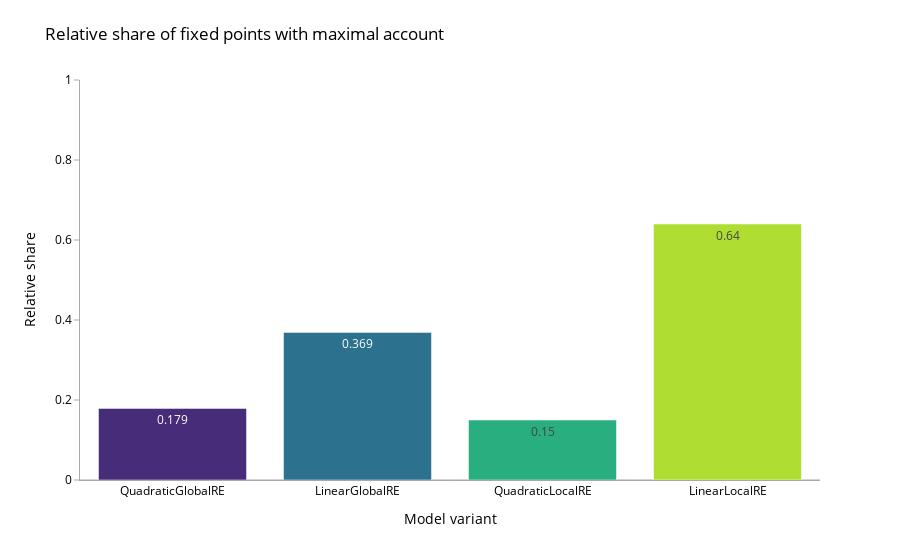
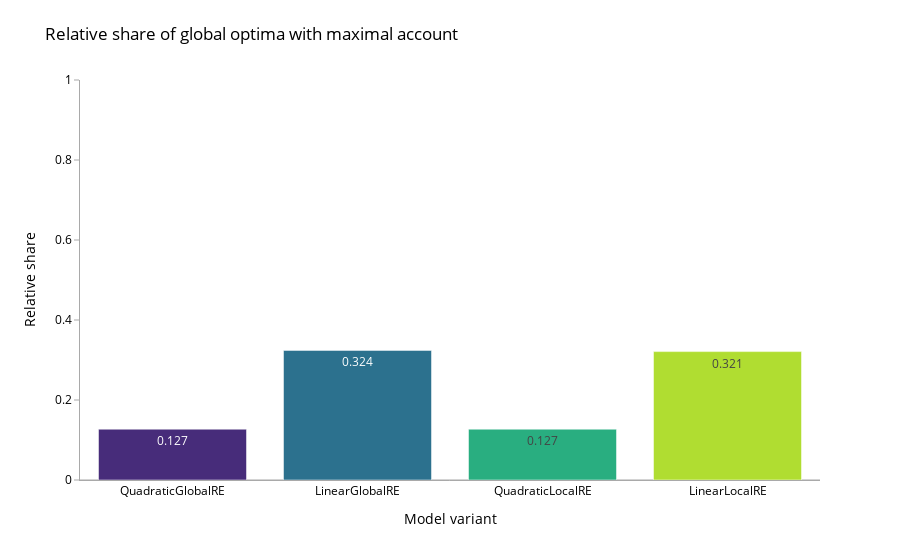

The notebook cell saved with these charts, in order:
### Markdown cell above
### Barplots

### Code cell
for df, endpoint_type in zip([fp_df, go_df], ['fp', 'go']):
    
    fig = px.bar(df.round(3), 
                  x="model_name", 
                  y="rel_{}_max_account".format(endpoint_type),
                  color="model_name",
                  color_discrete_map = viridis_map,
                  text_auto=True)
    
    fig.update_layout(showlegend=False)
    
    fig.update_yaxes(range=[0.0, 1.0])
    
    fig.update_layout(template="plotly_white",
                       #paper_bgcolor="#e9e8e6",
                       #plot_bgcolor="#e9e8e6",
                       font={"color": "black", "size":12},
                       #width=900,
                       margin={"t":80}
                      )

    fig.update_xaxes(title="Model variant", showticklabels=True, showgrid=False, linecolor= 'DarkGrey')
    fig.update_yaxes(title="Relative share", ticks="outside", tickcolor="DarkGrey", showgrid=False, linecolor='DarkGrey', zeroline=True, zerolinecolor="DarkGrey",
                      zerolinewidth=1)
    fig.update_layout(legend_title_text="")
    
    endpoints = "global optima" if endpoint_type=="go" else "fixed points"
    
    if (endpoint_type == "fp") & (analyse_branches):
        endpoints += " (all branches)"
    
    fig.update_layout(title_text="Relative share of {} with maximal account".format(endpoints))

    fig.show()
    
    if export_results:
        file_name = 'overall_max_account_{}_{}.png'.format(endpoint_type, 'branches' if analyse_branches else 'setups')
        fig.write_image(path.join(figures_output_dir, file_name), scale=2)
        
        file_name = 'overall_max_account_{}_{}.pdf'.format(endpoint_type, 'branches' if analyse_branches else 'setups')
        fig.write_image(path.join(figures_output_dir, file_name), scale=2)

### Figure 1 — Plotly figure (JSON) as saved in the notebook; plotly's stock layout.template omitted (floating-point values rounded to 4 significant figures)
{"data": [{"alignmentgroup": "True", "hovertemplate": "model_name=%{x}<br>rel_fp_max_account=%{y}<extra></extra>", "legendgroup": "QuadraticGlobalRE", "marker": {"color": "#472c7a", "pattern": {"shape": ""}}, "name": "QuadraticGlobalRE", "offsetgroup": "QuadraticGlobalRE", "orientation": "v", "showlegend": true, "textposition": "auto", "texttemplate": "%{y}", "type": "bar", "x": ["QuadraticGlobalRE"], "xaxis": "x", "y": [0.179], "yaxis": "y"}, {"alignmentgroup": "True", "hovertemplate": "model_name=%{x}<br>rel_fp_max_account=%{y}<extra></extra>", "legendgroup": "LinearGlobalRE", "marker": {"color": "#2c718e", "pattern": {"shape": ""}}, "name": "LinearGlobalRE", "offsetgroup": "LinearGlobalRE", "orientation": "v", "showlegend": true, "textposition": "auto", "texttemplate": "%{y}", "type": "bar", "x": ["LinearGlobalRE"], "xaxis": "x", "y": [0.369], "yaxis": "y"}, {"alignmentgroup": "True", "hovertemplate": "model_name=%{x}<br>rel_fp_max_account=%{y}<extra></extra>", "legendgroup": "QuadraticLocalRE", "marker": {"color": "#29ae80", "pattern": {"shape": ""}}, "name": "QuadraticLocalRE", "offsetgroup": "QuadraticLocalRE", "orientation": "v", "showlegend": true, "textposition": "auto", "texttemplate": "%{y}", "type": "bar", "x": ["QuadraticLocalRE"], "xaxis": "x", "y": [0.15], "yaxis": "y"}, {"alignmentgroup": "True", "hovertemplate": "model_name=%{x}<br>rel_fp_max_account=%{y}<extra></extra>", "legendgroup": "LinearLocalRE", "marker": {"color": "#b0dd31", "pattern": {"shape": ""}}, "name": "LinearLocalRE", "offsetgroup": "LinearLocalRE", "orientation": "v", "showlegend": true, "textposition": "auto", "texttemplate": "%{y}", "type": "bar", "x": ["LinearLocalRE"], "xaxis": "x", "y": [0.64], "yaxis": "y"}], "layout": {"barmode": "relative", "font": {"color": "black", "size": 12}, "legend": {"title": {"text": ""}, "tracegroupgap": 0}, "margin": {"t": 80}, "showlegend": false, "title": {"text": "Relative share of fixed points with maximal account"}, "xaxis": {"anchor": "y", "categoryarray": ["QuadraticGlobalRE", "LinearGlobalRE", "QuadraticLocalRE", "LinearLocalRE"], "categoryorder": "array", "domain": [0, 1], "linecolor": "DarkGrey", "showgrid": false, "showticklabels": true, "title": {"text": "Model variant"}}, "yaxis": {"anchor": "x", "domain": [0, 1], "linecolor": "DarkGrey", "range": [0, 1], "showgrid": false, "tickcolor": "DarkGrey", "ticks": "outside", "title": {"text": "Relative share"}, "zeroline": true, "zerolinecolor": "DarkGrey", "zerolinewidth": 1}}}

### Figure 2 — Plotly figure (JSON) as saved in the notebook; plotly's stock layout.template omitted (floating-point values rounded to 4 significant figures)
{"data": [{"alignmentgroup": "True", "hovertemplate": "model_name=%{x}<br>rel_go_max_account=%{y}<extra></extra>", "legendgroup": "QuadraticGlobalRE", "marker": {"color": "#472c7a", "pattern": {"shape": ""}}, "name": "QuadraticGlobalRE", "offsetgroup": "QuadraticGlobalRE", "orientation": "v", "showlegend": true, "textposition": "auto", "texttemplate": "%{y}", "type": "bar", "x": ["QuadraticGlobalRE"], "xaxis": "x", "y": [0.127], "yaxis": "y"}, {"alignmentgroup": "True", "hovertemplate": "model_name=%{x}<br>rel_go_max_account=%{y}<extra></extra>", "legendgroup": "LinearGlobalRE", "marker": {"color": "#2c718e", "pattern": {"shape": ""}}, "name": "LinearGlobalRE", "offsetgroup": "LinearGlobalRE", "orientation": "v", "showlegend": true, "textposition": "auto", "texttemplate": "%{y}", "type": "bar", "x": ["LinearGlobalRE"], "xaxis": "x", "y": [0.324], "yaxis": "y"}, {"alignmentgroup": "True", "hovertemplate": "model_name=%{x}<br>rel_go_max_account=%{y}<extra></extra>", "legendgroup": "QuadraticLocalRE", "marker": {"color": "#29ae80", "pattern": {"shape": ""}}, "name": "QuadraticLocalRE", "offsetgroup": "QuadraticLocalRE", "orientation": "v", "showlegend": true, "textposition": "auto", "texttemplate": "%{y}", "type": "bar", "x": ["QuadraticLocalRE"], "xaxis": "x", "y": [0.127], "yaxis": "y"}, {"alignmentgroup": "True", "hovertemplate": "model_name=%{x}<br>rel_go_max_account=%{y}<extra></extra>", "legendgroup": "LinearLocalRE", "marker": {"color": "#b0dd31", "pattern": {"shape": ""}}, "name": "LinearLocalRE", "offsetgroup": "LinearLocalRE", "orientation": "v", "showlegend": true, "textposition": "auto", "texttemplate": "%{y}", "type": "bar", "x": ["LinearLocalRE"], "xaxis": "x", "y": [0.321], "yaxis": "y"}], "layout": {"barmode": "relative", "font": {"color": "black", "size": 12}, "legend": {"title": {"text": ""}, "tracegroupgap": 0}, "margin": {"t": 80}, "showlegend": false, "title": {"text": "Relative share of global optima with maximal account"}, "xaxis": {"anchor": "y", "categoryarray": ["QuadraticGlobalRE", "LinearGlobalRE", "QuadraticLocalRE", "LinearLocalRE"], "categoryorder": "array", "domain": [0, 1], "linecolor": "DarkGrey", "showgrid": false, "showticklabels": true, "title": {"text": "Model variant"}}, "yaxis": {"anchor": "x", "domain": [0, 1], "linecolor": "DarkGrey", "range": [0, 1], "showgrid": false, "tickcolor": "DarkGrey", "ticks": "outside", "title": {"text": "Relative share"}, "zeroline": true, "zerolinecolor": "DarkGrey", "zerolinewidth": 1}}}
